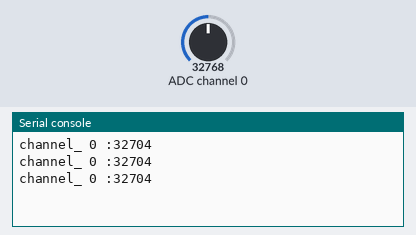
Bench run of a program on a simulated CircuitPython board. Parts: the last lines printed to the serial console. The inputs (shaded band) are chosen by the test bench; at power-on: ADC channel 0 = 32768 (analog values on the 0–65535 scale).

Above: at 1.2 s.
1.3 s: ADC channel 0 set to 45874
At 1.9 s:
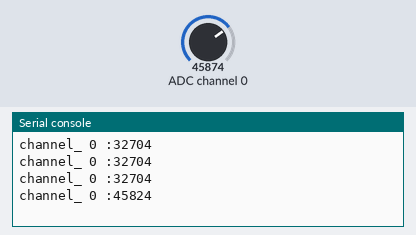
2.8 s: ADC channel 0 set to 57670
At 3.4 s:
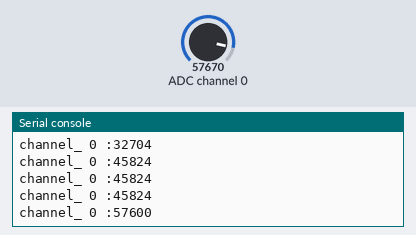
Timing chart, 0 to 5.8 s (numbered marks = the images above; inputs shaded):
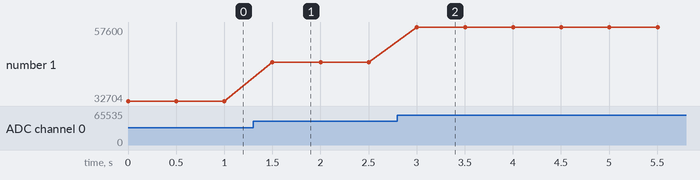

Measured:
- after the input at 1.3 s, the serial console: prints a new line after 0.20 s (image 1)
- after the input at 2.8 s, the serial console: prints a new line after 0.20 s (image 2)
- plotted number 1: 32704 → 45824 after the input at 1.3 s, 45824 → 57600 after the input at 2.8 s

The program:

ADC.py
```python
# sudo pip3 install adafruit-blinka
# sudo pip3 install adafruit-circuitpython-mcp3xxx

# before enable spi source:https://pimylifeup.com/raspberry-pi-spi/

# in terminal
# sudo raspi-config
# interfacing options -> Enable

import busio
import digitalio
import board
import adafruit_mcp3xxx.mcp3008 as MCP
from adafruit_mcp3xxx.analog_in import AnalogIn

from time import sleep


class ADC ():

    #note:Since to use need to enable SPI in raspberry pi config

    # Create the SPI bus
    spi = busio.SPI(clock=board.SCK, MISO=board.MISO, MOSI=board.MOSI)

    # Create the cs (chip select)
    cs = digitalio.DigitalInOut(board.D5)

    # Create the mcp object
    mcp = MCP.MCP3008(spi, cs)


    # Create analog inputs connected to the input pins on the MCP3008.

    channels = [0, 0, 0, 0, 0, 0, 0, 0]

    channels[0] = AnalogIn(mcp, MCP.P0)
    channels[1] = AnalogIn(mcp, MCP.P1)
    channels[2] = AnalogIn(mcp, MCP.P2)
    channels[3] = AnalogIn(mcp, MCP.P3)
    channels[4] = AnalogIn(mcp, MCP.P4)
    channels[5] = AnalogIn(mcp, MCP.P5)
    channels[6] = AnalogIn(mcp, MCP.P6)
    channels[7] = AnalogIn(mcp, MCP.P7)


    def getSensorValue(self, channel):

        # Read analog sensor values from the channel_X.

        # Returns the value of an ADC pin as an integer.
        # Due to 10-bit accuracy of the chip,
        # the returned values range [0, 65472].

        return  self.channels[channel].value


if __name__ == "__main__":

    channel = 0
    sleep_time = 0.5

    adc = ADC()

    while(True):

        print("channel_", channel, ":" + str(adc.getSensorValue(channel)))

        sleep(sleep_time)  
```
